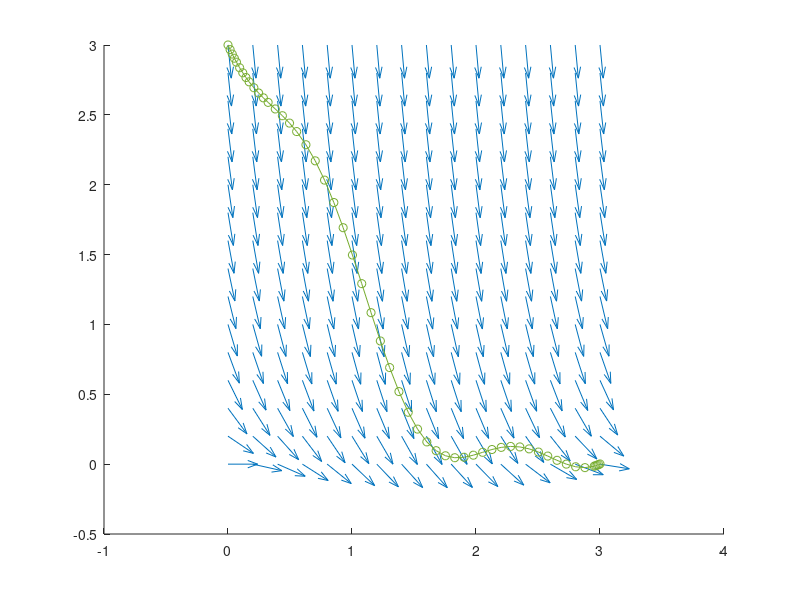

Recreate this plot in MATLAB. (Note: this script raises an error after producing the figure.)
hold on
[t,u] = meshgrid(0:0.2:3, 0:0.2:3);
dU = -3*u - sin(t);
L=sqrt(1+dU.^2);
quiver(t, u, 1./L, dU./L);

interval=[0 3];
u0=3;
[t,u]=ode45(@(t,u)-u+sin(4*t)+cos(2*t),interval,u0);
u(end)
plot(t,u,'-o');

u=@(t,u)-u+sin(4*t)+cos(2*t);
[t,u] = min_ode(u,interval,3,0.05);
u(end)
plot(t,u,'-o');


u=@(t,u)-u+sin(4*t)+cos(2*t);
[t,u] = min_ode(u,interval,3,0.001);
u(end)
plot(t,u,'-o');
